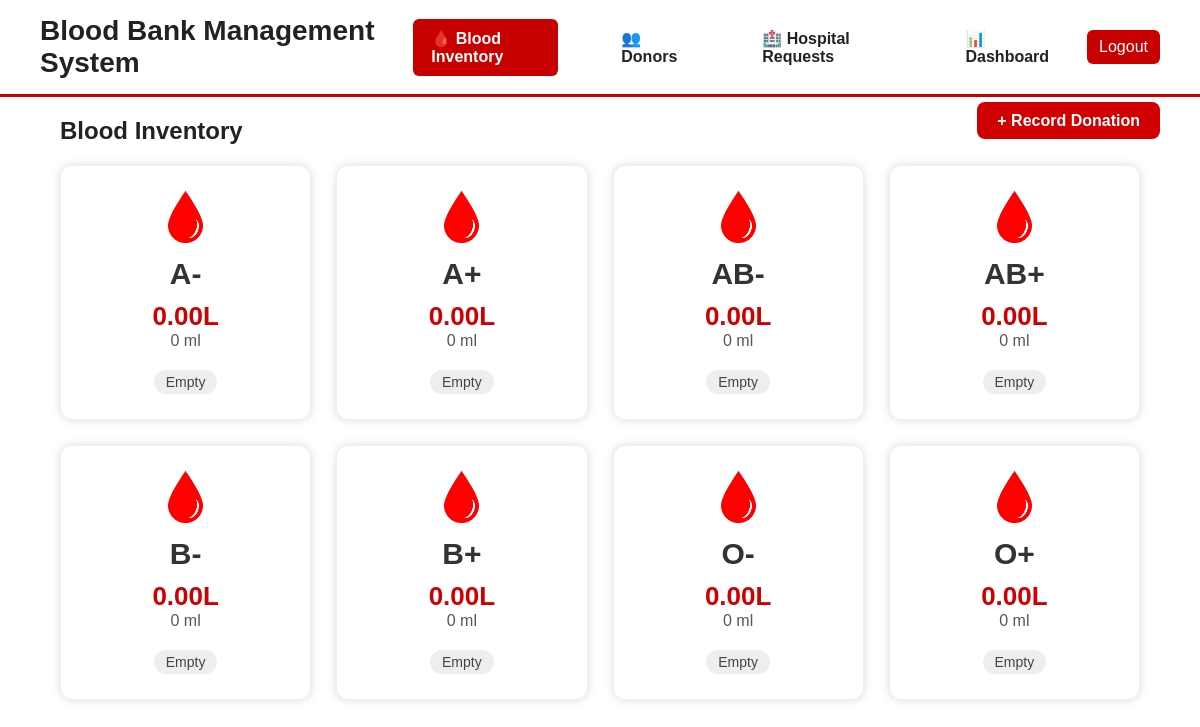
The page /admin/inventory.php (signed in) on the database its author committed.
### tables this page shows
CREATE TABLE IF NOT EXISTS blood_inventory (
    blood_group VARCHAR(5) PRIMARY KEY,
    quantity_ml INT,
    last_updated TIMESTAMP DEFAULT CURRENT_TIMESTAMP ON UPDATE CURRENT_TIMESTAMP
);

### admin/inventory.php (the view, shortened to what this page needs)
<?php
require_once "../db/connection.php";
$res = mysqli_query($conn, "SELECT * FROM blood_inventory ORDER BY blood_group");
?>
<!doctype html>
<html>
<head>
<link rel="stylesheet" href="../assets/style.css">
</head>
<body>
<div class="topnav">
    <div class="title">Blood Bank Management System</div>
    <div class="nav-links">
        <a href="inventory.php" class="active">🩸 Blood Inventory</a>
        <a href="donors.php">👥 Donors</a>
        <a href="requests.php">🏥 Hospital Requests</a>
        <a href="dashboard.php">📊 Dashboard</a>
    </div>
    <a href="logout.php" class="btn">Logout</a>
</div>
<div class="top-right-btn">
    <a class="btn-add" href="add_donation.php">+ Record Donation</a>
</div>
<div class="inventory-container">
    <h2>Blood Inventory</h2>
    <div class="inventory-grid">
        <?php while($r = mysqli_fetch_assoc($res)):
            $ml = (int)$r['quantity_ml'];
            $litre = number_format($ml / 1000, 2);
            if ($ml == 0) {
                $tag = "<span class='tag empty'>Empty</span>";
            } else if ($ml < 1000) {
                $tag = "<span class='tag critical'>Critical</span>";
            } else {
                $tag = "<span class='tag normal'>Normal</span>";
            }
        ?>
        <div class="blood-card">
            <img src="../assets/blood.png" alt="blood">
            <div class="bg"><?= $r['blood_group'] ?></div>
            <div class="litre"><?= $litre ?>L</div>
            <div class="ml"><?= $ml ?> ml</div>
            <?= $tag ?>
        </div>
        <?php endwhile; ?>
    </div>
</div>
</body>
</html>

### assets/style.css (style rules this page uses)
:root { --red:#c70000;--white:#fff;--muted:#666 }
* { box-sizing:border-box }
body { font-family:Arial,Helvetica,sans-serif;background:var(--white);color:#222;margin:0 }
.btn { background:var(--red);color:var(--white);padding:8px 12px;border:none;border-radius:6px;cursor:pointer;text-decoration:none;display:inline-block }
a { color: var(--red); text-decoration: none; }
.topnav { width: 100%; background: #ffffff; padding: 15px 30px; display: flex; align-items: center; justify-content: space-between; border-bottom: 2px solid var(--red); position: sticky; top: 0; z-index: 1000; }
.topnav .title { font-size: 20px; font-weight: bold; color: #8b0000; }
.nav-links { display: flex; gap: 25px; }
.nav-links a { text-decoration: none; font-size: 16px; font-weight: 600; color: var(--red); transition: 0.2s ease-in-out; }

### admin/inventory.php (style rules this page uses)
.topnav { display: flex; background: white; padding: 15px 40px; border-bottom: 3px solid #c70000; align-items: center; justify-content: space-between; }
.topnav .title { font-size: 28px; font-weight: bold; color: #222; }
.nav-links a { margin-right: 20px; padding: 10px 18px; text-decoration: none; color: #222; font-weight: bold; border-radius: 6px; }
.nav-links a.active { background: #c70000; color: white !important; }
.inventory-container { width: 90%; margin: 20px auto; }
.inventory-grid { display: grid; grid-template-columns: repeat(4, 1fr); gap: 25px; margin-top: 20px; }
.blood-card { background: white; padding: 25px; border-radius: 12px; text-align: center; box-shadow: 0 0 10px #ddd; border: 1.5px solid #eee; }
.blood-card img { width: 35px; }
.blood-card .bg { font-size: 30px; font-weight: bold; color: #333; margin-top: 10px; }
.blood-card .litre { font-size: 26px; color: #d10000; font-weight: bold; margin-top: 10px; }
.blood-card .ml { color: #555; margin-bottom: 10px; }
.tag { display: inline-block; padding: 4px 12px; border-radius: 20px; font-size: 14px; margin-top: 10px; }
.empty { background: #eee; color: #444; }
.top-right-btn { float: right; margin: 15px 40px; }
.btn-add { background: #d10000; padding: 10px 20px; color: white; border-radius: 8px; text-decoration: none; font-weight: bold; }

### rows shown on the page
blood_inventory: blood_group "A-", quantity_ml "0.00", quantity_ml "0", shows "Empty"
blood_inventory: blood_group "A+", quantity_ml "0.00", quantity_ml "0", shows "Empty"
blood_inventory: blood_group "AB-", quantity_ml "0.00", quantity_ml "0", shows "Empty"
blood_inventory: blood_group "AB+", quantity_ml "0.00", quantity_ml "0", shows "Empty"
blood_inventory: blood_group "B-", quantity_ml "0.00", quantity_ml "0", shows "Empty"
blood_inventory: blood_group "B+", quantity_ml "0.00", quantity_ml "0", shows "Empty"
blood_inventory: blood_group "O-", quantity_ml "0.00", quantity_ml "0", shows "Empty"
blood_inventory: blood_group "O+", quantity_ml "0.00", quantity_ml "0", shows "Empty"
